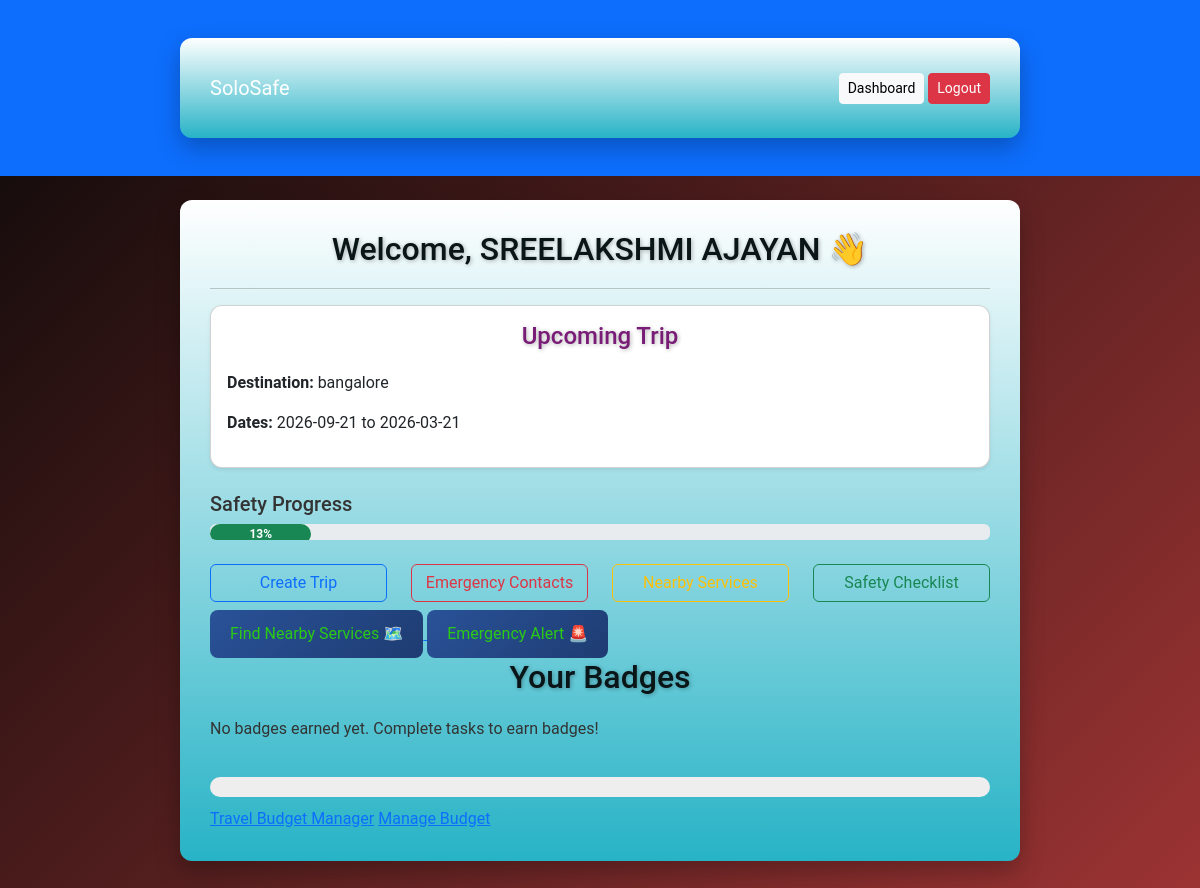
The app's page /dashboard (signed in) with its own data.
### tables this page shows
CREATE TABLE trips(
                    id INTEGER PRIMARY KEY AUTOINCREMENT,
                    user_id INTEGER,
                    destination TEXT,
                    start_date TEXT,
                    end_date TEXT,
                    accommodation TEXT,
                    transport TEXT,
                    notes TEXT
                );

### app.py (the view)
@app.route("/dashboard")
def dashboard():
    if "user_id" not in session:
        return redirect(url_for("login"))
    conn = sqlite3.connect(DATABASE)
    c = conn.cursor()
    c.execute("SELECT * FROM trips WHERE user_id=? ORDER BY id DESC LIMIT 1",
              (session["user_id"],))
    trip = c.fetchone()
    c.execute("SELECT COUNT(*) FROM checklist WHERE user_id=? AND status=1",
              (session["user_id"],))
    completed = c.fetchone()[0]
    c.execute("SELECT COUNT(*) FROM checklist WHERE user_id=?",
              (session["user_id"],))
    total = c.fetchone()[0]
    progress = int((completed / total) * 100) if total > 0 else 0
    c.execute("SELECT * FROM badges WHERE user_id=?", (session["user_id"],))
    badges = c.fetchall()
    conn.close()
    return render_template("dashboard.html", trip=trip, progress=progress, badges=badges)

### templates/dashboard.html (shortened to what this page needs)
{% extends "base.html" %}
{% block content %}
<h2>Welcome, {{ session['user_name'] }} 👋</h2>
<hr>
<link rel="stylesheet" href="{{ url_for('static', filename='css/style.css') }}">
{% if trip %}
<div class="card p-3 shadow-sm mb-4">
    <h4>Upcoming Trip</h4>
    <p><strong>Destination:</strong> {{ trip[2] }}</p>
    <p><strong>Dates:</strong> {{ trip[3] }} to {{ trip[4] }}</p>
</div>
{% else %}
<p>No trip planned yet.</p>
{% endif %}
<h5>Safety Progress</h5>
<div class="progress mb-4">
  <div class="progress-bar bg-success" role="progressbar"
       style="width: {{progress}}%;">
       {{progress}}%
  </div>
</div>
<div class="row">
    <div class="col-md-3">
        <a href="/planner" class="btn btn-outline-primary w-100 mb-2">Create Trip</a>
    </div>
    <div class="col-md-3">
        <a href="/emergency" class="btn btn-outline-danger w-100 mb-2">Emergency Contacts</a>
    </div>
    <div class="col-md-3">
        <a href="/nearby" class="btn btn-outline-warning w-100 mb-2">Nearby Services</a>
    </div>
    <div class="col-md-3">
        <a href="/checklist" class="btn btn-outline-success w-100 mb-2">Safety Checklist</a>
    </div>
</div>
<a href="{{ url_for('nearby') }}">
  <button type="button">Find Nearby Services 🗺️</button>
</a>
<a href="{{ url_for('emergency') }}">
  <button type="button">Emergency Alert 🚨</button>
</a>
<h2>Your Badges</h2>
<div class="badges-container">
    {% if badges %}
        {% for b in badges %}
            <span class="badge">{{ b[0] }}</span>
        {% endfor %}
    {% else %}
        <p>No badges earned yet. Complete tasks to earn badges!</p>
    {% endif %}
</div>
<div class="progress-container">
</div>
<a href="{{ url_for('budget') }}">Travel Budget Manager</a>
<a href="{{ url_for('budget', trip_name=trip['name']) }}">Manage Budget</a>
{% endblock %}

### static/css/style.css (style rules this page uses)
body { font-family: 'Roboto', Arial, sans-serif; background: linear-gradient(135deg, #0b0909,#9c3333); margin: 0; padding: 0; color: #333; }
h1, h2 { font-family: 'Roboto', sans-serif; text-align: center; color: #0a1518; text-shadow: 1px 1px 4px rgba(0,0,0,0.3); margin-bottom: 20px; }
h3, h4 { font-family: 'Roboto', sans-serif; text-align: center; color: #791c77; text-shadow: 1px 1px 4px rgba(0,0,0,0.3); margin-bottom: 20px; }
button { background: linear-gradient(135deg, #2a5298, #1e3c72); color: rgb(43, 202, 22); border: none; padding: 12px 20px; font-size: 16px; border-radius: 8px; cursor: pointer; transition: 0.3s all; }
.card { background: #fff; border-radius: 12px; padding: 20px; margin-bottom: 20px; box-shadow: 0 8px 20px rgba(0,0,0,0.2); transition: 0.3s all; }
.progress-container { background: #eee; border-radius: 12px; overflow: hidden; height: 20px; margin-bottom: 15px; }
.progress-bar { height: 100%; background: linear-gradient(135deg, #2a5298, #1e3c72); text-align: center; color: white; font-weight: bold; line-height: 20px; transition: width 0.5s ease; border-radius: 12px; }

### templates/dashboard.html (style rules this page uses)
.badges-container { display: flex; flex-wrap: wrap; gap: 10px; margin-bottom: 20px; }
.progress-container { width: 100%; background: #eee; border-radius: 10px; overflow: hidden; margin: 10px 0; }
.progress-bar { width: 0%; height: 20px; background: green; text-align: center; line-height: 20px; color: white; }

### records on screen
trips: destination "bangalore", start_date "2026-09-21", end_date "2026-03-21"

### other values on screen
{{ session['user_name'] }} "SREELAKSHMI AJAYAN"
{{ progress }} "13"
